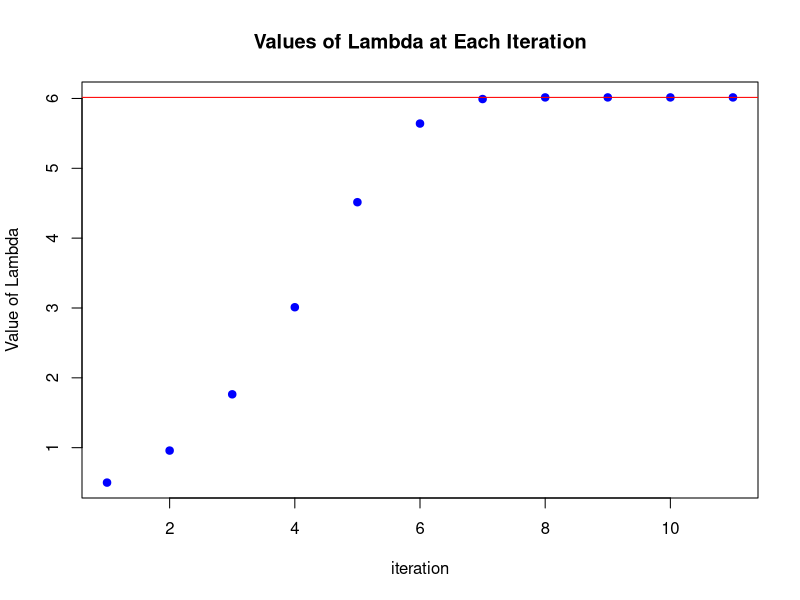

R code for this plot:

#by newton raphson algorithm 

#initialize data
#sample size of the data we observed
n=1000
#the number of times to run NR
its=10
#the true value of the parameter
lambda.true=6
#generate the data we observe
x.vec=rexp(n, lambda.true)
#enter a starting guess
starting.guess=0.5
#allocate space
Lam.n=rep(0,its)
#give the storage the starting guess
Lam.n[1]=starting.guess

#first derivative of log-likelihood
d1.dl=function(lambda=NULL, ss=NULL, data=NULL){
  n/lambda-sum(x.vec)
}

#second derivative of log-likelihood
d2.dl=function(lambda=NULL, ss=NULL){
  -n/lambda^2
}

#the newton raphson algoritm
for(i in 1:its){

Lam.n[i+1]=Lam.n[i]-(d1.dl(lambda = Lam.n[i], ss=n, data = x.vec)/d2.dl(lambda = Lam.n[i], ss=n))
}

#we plot the final value retuned by newton raphson
plot(c(1:(its+1)), Lam.n, 
     type = "p", 
     xlab ="iteration", 
     ylab="Value of Lambda", 
     main="Values of Lambda at Each Iteration",
     pch=19,
     col="blue")
#plot the line of the theoretical MLE
abline(h=1/mean(x.vec), col="red")

NR.estimate=Lam.n[length(Lam.n)]
print(NR.estimate)

MLE.Estimate=1/mean(x.vec)
print(MLE.Estimate)
